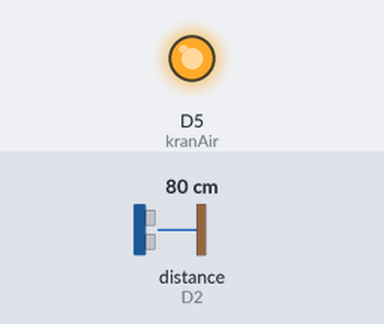
The sketch below on a simulated ESP8266 (NodeMCU). On the bench: output pins drawn as LEDs (lit = HIGH). Wiring (inferred from the names in the program): ultrasonic range finder: trigger D1; echo D2. Inputs (shaded band) come from the test bench; at power-on: distance to the obstacle (sensor on D2) 80 cm. The echo pulse lasts 58.3 µs per cm; WiFi joins after 1.5 s; servers stay silent unless stated; pins used as bus, display or sensor lines are not drawn; what the sketch prints to the serial monitor is not drawn.

Above: at 3.1 s.
3.2 s: distance to the obstacle (sensor on D2) set to 8 cm
7.4 s: distance to the obstacle (sensor on D2) set to 5 cm
At 8.7 s:
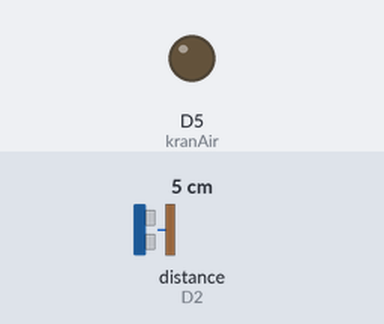
10.4 s: distance to the obstacle (sensor on D2) set to 14 cm
12.1 s: distance to the obstacle (sensor on D2) set to 18 cm
At 14.1 s:
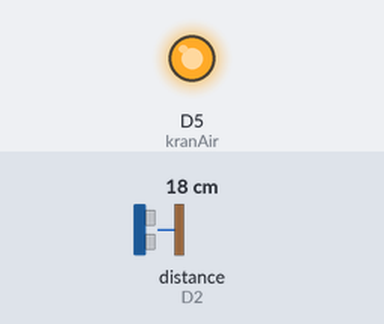
14.4 s: distance to the obstacle (sensor on D2) set to 2 cm
At 15.8 s:
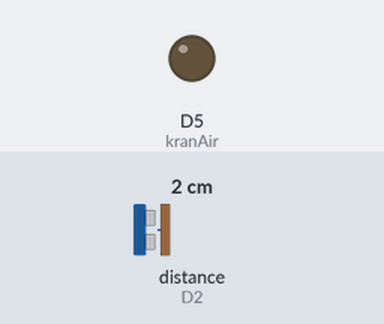
Timing chart, 0 to 17.4 s (numbered marks = the images above; inputs shaded):
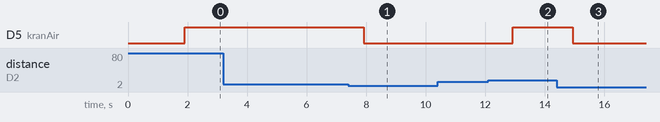

Measured:
- the behaviour switches between 7 and 6 cm on distance to the obstacle (sensor on D2) (found by bisection; images 0 and 1)
- the behaviour switches between 15 and 16 cm on distance to the obstacle (sensor on D2) (found by bisection; images 1 and 2)
- after the input at 3.2 s, every drawn part: stays the same
- after the input at 7.4 s, D5 (kranAir): HIGH → LOW after 0.52 s
- after the input at 10.4 s, every drawn part: stays the same
- after the input at 12.1 s, D5 (kranAir): LOW → HIGH after 0.83 s
- after the input at 14.4 s, D5 (kranAir): HIGH → LOW after 0.53 s

The sketch:

KelompokC1.ino
```cpp
#define BLYNK_PRINT Serial
#include <ESP8266WiFi.h>
#include <BlynkSimpleEsp8266.h>

#define  trig  D1
#define  echo  D2
#define batasPenuh 5
#define batasKurang 15
#define kranAir D5


int data;
int count = 0;
bool airPenuh = true;
long duration, cm;
long previousMillis = 0;
long interval = 1000;
int distance;

// You should get Auth Token in the Blynk App.

char auth[] = "f9z1XR774cvuQYFlatZZ1mNMsVbVn-NA";
char ssid[] = "Red";   // your ssid
char pass[] = "12345678"; // your pass

BlynkTimer timer;


void bacaAir(){
  digitalWrite(trig, LOW);
  delayMicroseconds(5);
  digitalWrite(trig, HIGH);
  delayMicroseconds(10);
  digitalWrite(trig, LOW);

  duration = pulseIn(echo, HIGH);
  cm = (duration*0.034)/2;

  Serial.print(cm);
  Serial.print("cm");
}

void setup()
{
  // Debug console
  pinMode(trig, OUTPUT);  // Sets the trigPin as an Output
  pinMode(echo, INPUT);   // Sets the echoPin as an Inpu
  pinMode(kranAir, OUTPUT);
  digitalWrite(kranAir,LOW);
  delay(100);

  Serial.begin(9600);
  Blynk.begin(auth, ssid, pass);

  // Setup a function to be called every second
  timer.setInterval(1000L, sendSensor);
}

void loop()
{
  bacaAir();
  if((cm <= batasPenuh)){
    if(airPenuh){
      Serial.println(" Bak Penuh");
      Blynk.notify("Bak Penuh");
      digitalWrite(kranAir, LOW);
      airPenuh = false;
    }
  }
  else{
    airPenuh = true;
  }
  if((cm >= batasKurang)){
    Serial.println(" Bak Belum Penuh");
    digitalWrite(kranAir, HIGH);
  }

  unsigned long currentMillis = millis();
  if(currentMillis - previousMillis > interval){
    previousMillis = currentMillis;
    if(cm > batasPenuh){
      count++;
      delay(1000);
      if(count == 300){
        Serial.println("Bak Mandi Masih Belum Penuh");
        digitalWrite(kranAir, HIGH);
        count = 0;
      }
    }
  }
  Blynk.run();
  timer.run();
}
void sendSensor()
{
  digitalWrite(trig, LOW);   // Makes trigPin low
  delayMicroseconds(2);       // 2 micro second delay

  digitalWrite(trig, HIGH);  // tigPin high
  delayMicroseconds(10);      // trigPin high for 10 micro seconds
  digitalWrite(trig, LOW);   // trigPin low

  duration = pulseIn(echo, HIGH);   //Read echo pin, time in microseconds
  distance = duration * 0.034 / 2;   //Calculating actual/real distance

  Serial.print("Distance = ");        //Output distance on arduino serial monitor
  Serial.println(distance);

  Blynk.virtualWrite(V0, distance);
  delay(1000);                        //Pause for 3 seconds and start measuring distance again
}
```
